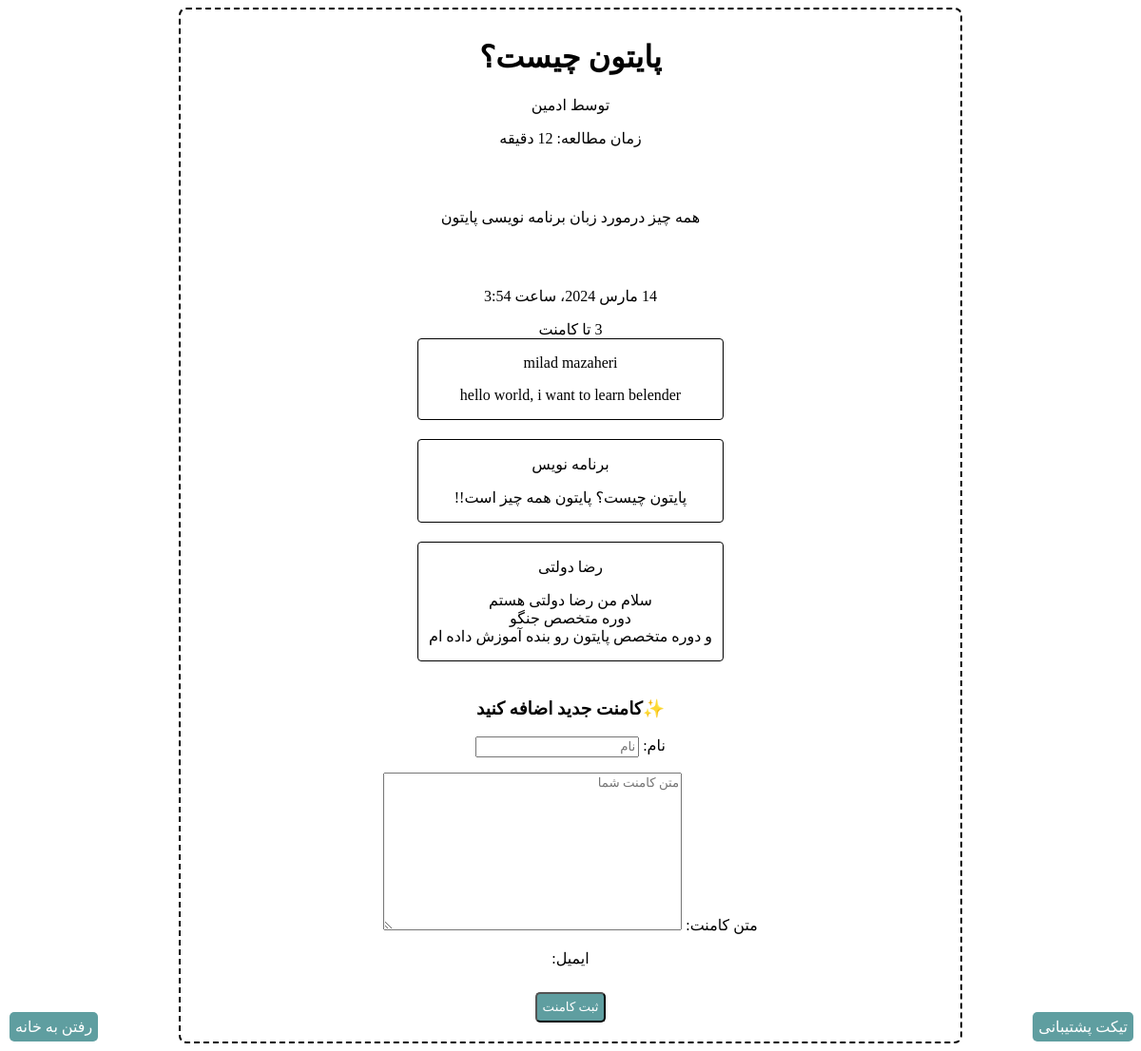
/posts/3/, run on the app's committed database.
### blog/models.py (models this page shows, shortened)
class Post(models.Model):
    class Status(models.TextChoices):
        DRAFT = 'DR', 'منتشر نشده'
        PUBLISHED = 'PD', 'منتشر شده'
        REJECTED = 'RJ', 'رد شده'
    author = models.ForeignKey(User, on_delete=models.CASCADE, related_name='user_post', verbose_name='نویسنده')
    title = models.CharField(max_length=250, verbose_name='موضوع')
    description = models.TextField()
    status = models.CharField(max_length=2, choices=Status.choices, default=Status.DRAFT, verbose_name='وضعیت')
    slug = models.SlugField(max_length=250)
    publish = models.DateTimeField(default=timezone.now, verbose_name='انتشار')
    created = models.DateTimeField(auto_now_add=True)
    updated = models.DateTimeField(auto_now=True)
    reading_time = models.PositiveIntegerField(verbose_name='زمان مطالعه')
    objects = models.Manager()
    published = PublishedManager()
    class Meta:
        ordering = ['-publish']
        indexes = [
            models.Index(fields=['-publish'])
        ]
        verbose_name = 'پست'
        verbose_name_plural = 'پست ها'

class Comment(models.Model):
    post = models.ForeignKey(Post, on_delete=models.CASCADE, related_name="comments", verbose_name='پست')
    name = models.CharField(max_length=250, verbose_name='نام')
    body = models.TextField(verbose_name='متن کامنت')
    email = models.EmailField(verbose_name='ایمیل', default='mail@email.com')
    created = models.DateTimeField(auto_now_add=True)
    updated = models.DateTimeField(auto_now=True)
    active = models.BooleanField(default=False)
    class Meta:
        ordering = ['-created']
        indexes = [
            models.Index(fields=['-created'])
        ]
        verbose_name = 'کامنت'
        verbose_name_plural = 'کامنت ها'
    objects = models.Manager()
    actived = ActiveManager()

### blog/views.py (the view)
# urls.py: path('posts/<pk>/', views.post_details, name='post_details'),
def post_details(request, pk):
    post = get_object_or_404(Post, id=pk, status=Post.Status.PUBLISHED)
    comments = post.comments.filter(active=True)
    form = CommentForm()
    comment = None
    if request.method == "POST":
        form = CommentForm(data=request.POST)
        if form.is_valid():
            comment = form.save(commit=False)
            comment.post = post
            comment.save()
    context = {
        'post': post,
        'comments': comments,
        'form': form,
        'comment': comment
    }
    return render(request, "blog/post_detail.html", context)

### blog/forms.py (shortened to what this page needs)
class CommentForm(forms.ModelForm):
    class Meta:
        model = Comment
        fields = ['name', 'body', 'email']
        widgets = {
            'name': forms.TextInput(attrs={'placeholder': 'نام'}),
            'body': forms.Textarea(attrs={'placeholder': 'متن کامنت شما'}),
            'email': forms.Textarea(attrs={'style': 'display: none;'}),
        }

### blog/templatetags/blog_tags.py (called while the page is built)
@register.filter(name='markdown')
def to_markdown(text):
    return mark_safe(markdown(text))

@register.filter()
def censor(text):
    bad_words = ['بیشعور', 'احمق', 'حرومزاده']
    for bad_word in bad_words:
        text = text.replace(bad_word, '***')
    return text

### templates/blog/post_detail.html (shortened to what this page needs)
{% extends 'parent/base.html' %}
{% load jformat %}
{% load blog_tags %}
{% block content %}
    <div class="post-details">
        <h1>{{ post.title }}</h1><span> توسط {{ post.author }}</span>
        <p>زمان مطالعه: {{ post.reading_time }} دقیقه</p>
        <p>{{ post.description | censor | markdown }}</p>
        <p>{{ post.publish | jformat:'%H:%M - %Y/%m/%d' }}</p>
        {% with comments.count as cm_count %}
            {{ cm_count }} تا کامنت
        {% endwith %}
        {% for comment in comments %}
            <div class="comment">
                <p>{{ comment.name }}</p>
                <p>{{ comment.body | linebreaks }}</p>
            </div>
        {% empty %}
            <p>هنوز کامنتی برای این پست ثبت نشده</p>
        {% endfor %}
        <div id="new-comment">
            {% if comment %}
                <h3>✅کامنت شما ثبت شد</h3>
                <form method="post">
                    {% csrf_token %}
                    {{ form.as_p }}
                    <input class="button" type="submit" value="ثبت کامنت">
                </form>
                <a class="button" href="{% url 'blog:posts_list' %}">سایر پست ها</a>
            {% else %}
                {% if request.method == 'POST' %}
                    <h3>🚫کامنت شما ثبت نشد</h3>
                {% else %}
                    <h3>✨کامنت جدید اضافه کنید</h3>
                {% endif %}
                <form method="post" class="center">
                    {{ form.as_p }}
                    <input class="button" type="submit" value="ثبت کامنت">
                </form>
            {% endif %}
        </div>
    </div>
{% endblock %}

### blog/static/css/base.css (style rules this page uses)
* { font-family: "Vazirmatn FD"; direction: rtl; }
.post-details { display: flex; flex-direction: column; align-items: center; margin: auto; padding: 10px; border-radius: 8px; border: 2px dashed black; width: 800px; text-align: center; }
.center { text-align: center; }
.button { background-color: cadetblue; padding: 6px; border-radius: 5px; text-align: center; text-decoration: none; color: white; margin: 10px 0; cursor: pointer; }
.comment { border: 1px solid black; border-radius: 4px; margin-bottom: 20px; width: 40%; }
textarea { max-width: 700px; min-width: 300px; }

### data on the page
Post: title "پایتون چیست؟", author "ادمین", description|censor "همه چیز درمورد زبان برنامه نویسی پایتون", publish|jformat "14 مارس 2024، ساعت 3:54"
Comment: name "milad mazaheri", body "hello world, i want to learn belender"
Comment: name "برنامه نویس", body "پایتون چیست؟ پایتون همه چیز است!!"
Comment: name "رضا دولتی", body "سلام من رضا دولتی هستم دوره متخصص جنگو و دوره متخصص پایتون رو بنده آموزش داده ام"
